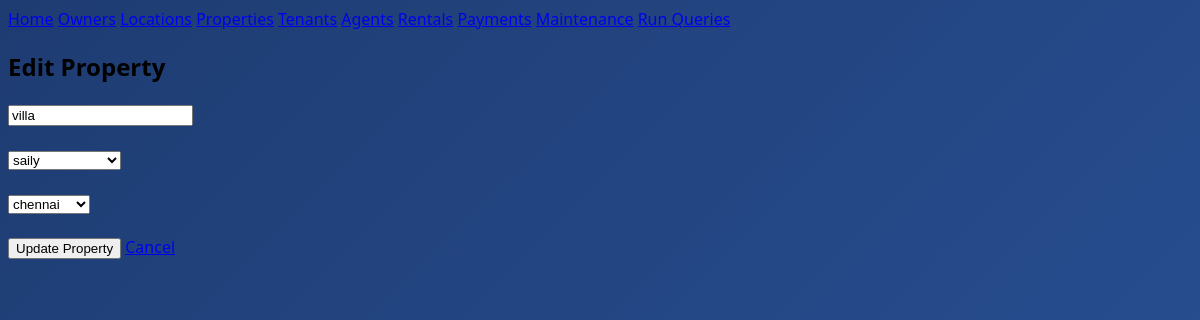
Page /edit_property/1 on the committed database.
### tables this page shows
CREATE TABLE properties(id INTEGER PRIMARY KEY AUTOINCREMENT, name TEXT, owner_id INTEGER, location_id INTEGER);

CREATE TABLE owners(id INTEGER PRIMARY KEY AUTOINCREMENT, name TEXT);

CREATE TABLE locations(id INTEGER PRIMARY KEY AUTOINCREMENT, city TEXT);

### app.py (the view, shortened to what this page needs)
@app.route("/edit_property/<int:id>", methods=["GET","POST"])
def edit_property(id):
    conn = get_db()
    cur = conn.cursor()
    cur.execute("SELECT * FROM properties WHERE id=?", (id,))
    property = cur.fetchone()
    cur.execute("SELECT * FROM owners")
    owners = cur.fetchall()
    cur.execute("SELECT * FROM locations")
    locations = cur.fetchall()
    conn.close()
    return render_template(
        "edit_property.html",
        property=property,
        owners=owners,
        locations=locations
    )

### app.py (called while the page is built)
def get_db():
    conn = sqlite3.connect("realestate.db")
    conn.row_factory = sqlite3.Row
    return conn

### templates/edit_property.html
{% extends "base.html" %}
{% block content %}
<h2>Edit Property</h2>
<form method="POST">
<input type="text" name="name" value="{{property.name}}" required>
<br><br>
<select name="owner_id" required>
{% for o in owners %}
<option value="{{o.id}}"
{% if o.id == property.owner_id %}selected{% endif %}>
{{o.name}}
</option>
{% endfor %}
</select>
<br><br>
<select name="location_id" required>
{% for l in locations %}
<option value="{{l.id}}"
{% if l.id == property.location_id %}selected{% endif %}>
{{l.city}}
</option>
{% endfor %}
</select>
<br><br>
<button type="submit">Update Property</button>
<a href="/properties">Cancel</a>
</form>
{% endblock %}

### static/style.css (style rules this page uses)
body { background: linear-gradient(135deg, #1e3c72, #2a5298); min-height: 100vh; font-family: 'Segoe UI', Tahoma, Geneva, Verdana, sans-serif; }

### rows in the picture
properties: name "villa", owner_id "saily", location_id "chennai"
